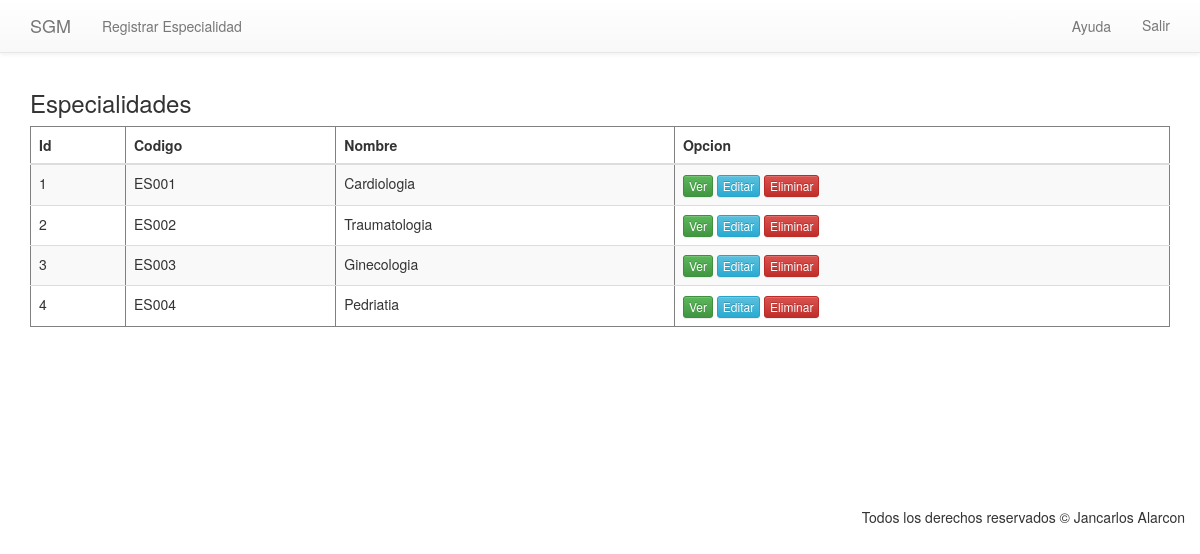
Page /index.php?cargar=especialidades_inicio (signed in) on the committed database.
### tables this page shows
CREATE TABLE IF NOT EXISTS `especialidades` (
  `id` int(11) NOT NULL AUTO_INCREMENT,
  `codigo` varchar(5) NOT NULL,
  `nombre` varchar(100) NOT NULL,
  `status` int(11) NOT NULL DEFAULT '1',
  `observacion` varchar(255) NOT NULL,
  PRIMARY KEY (`id`)
);

### clases/Conexion.php (called while the page is built, shortened)
<?php
    class Conexion{
        public function __construct(){
            $this->bd = "sgmdb";
        }
        public function consultaRetorno($sql)
        {
            $consulta = mysql_query($sql) or die($sql."<br/><br/>".mysql_error());
            return $consulta;
        }
    }
?>

### modulos/ControladorEspecialidades.php (called while the page is built, shortened)
<?php
    include_once("clases/Especialidad.php");
    class controladorEspecialidades{
        private $especialidad;
        public function __construct(){
            $this->especialidad = new Especialidad();
        }
        public function index(){
            $resultado = $this->especialidad->listar();
            return $resultado;
        }
    }
?>

### clases/Especialidad.php (called while the page is built, shortened)
<?php
    include_once('Conexion.php');
    class Especialidad{
        private $con;
        public function __construct(){
            $this->con = new Conexion();
        }
        public function listar(){
            $sql = "SELECT * FROM especialidades";
            $resultado = $this->con->consultaRetorno($sql);
            return $resultado;
        }
    }
?>

### vistas/especialidades/especialidades_inicio.php (the view, shortened to what this page needs)
<?php
	$controladorEspecialidades = new controladorEspecialidades();
	$resultadoEspecialidades = $controladorEspecialidades->index();
?>
<nav class="navbar navbar-default navbar-fixed-top">
	<div class="container">
	  <div class="navbar-header">
	    <a class="navbar-brand" href="index.php">SGM</a>
	  </div>
	  <div id="navbar" class="navbar-collapse collapse">
	  	<ul class="nav navbar-nav">
	  		<li>
	  			<a href="#nuevo" role="button" class="btn" data-toggle="modal" data-target="#ModalCrearCentro">Registrar Especialidad</a>
	      	</li>
	  	</ul>
	    <ul class="nav navbar-nav navbar-right">
	    	<li>
				<a href="#nuevo" role="button" class="btn" data-toggle="modal" data-target="#ModalAyuda">Ayuda</a>
			</li>
	       	<li>
				<a href="clases/cerrar_sesion.php">Salir</a>
	        </li>
	    </ul>
	  </div>
	</div>
</nav>
<h3>Especialidades</h3>
<table border="1" align="center" class="table table-striped">
	<thead>
		<th>Id</th>
		<th>Codigo</th>
		<th>Nombre</th>
		<th>Opcion</th>
	</thead>
	<tbody>
		<?php while($row = mysql_fetch_array($resultadoEspecialidades)): ?>
			<tr>
				<td><?php echo $row['id']; ?></td>
				<td><?php echo $row['codigo']; ?></td>
				<td><?php echo $row['nombre']; ?></td>
				<td>
					<a class="btn btn-xs btn-success" href="?cargar=especialidades_ver&id=<?php echo $row['id']; ?>">Ver</a>
					<a class="btn btn-xs btn-info" href="?cargar=especialidades_editar&id=<?php echo $row['id']; ?>">Editar</a>
					<a class="btn btn-xs btn-danger" href="?cargar=especialidades_eliminar&id=<?php echo $row['id']; ?>">Eliminar</a>
				</td>
			</tr>
		<?php endwhile; ?>
	</tbody>
</table>

### css/navbar-fixed-top.css (style rules this page uses)
body { min-height: 2000px; padding-top: 70px; }

### rows in the picture
especialidades: id "1", codigo "ES001", nombre "Cardiologia"
especialidades: id "2", codigo "ES002", nombre "Traumatologia"
especialidades: id "3", codigo "ES003", nombre "Ginecologia"
especialidades: id "4", codigo "ES004", nombre "Pedriatia"
